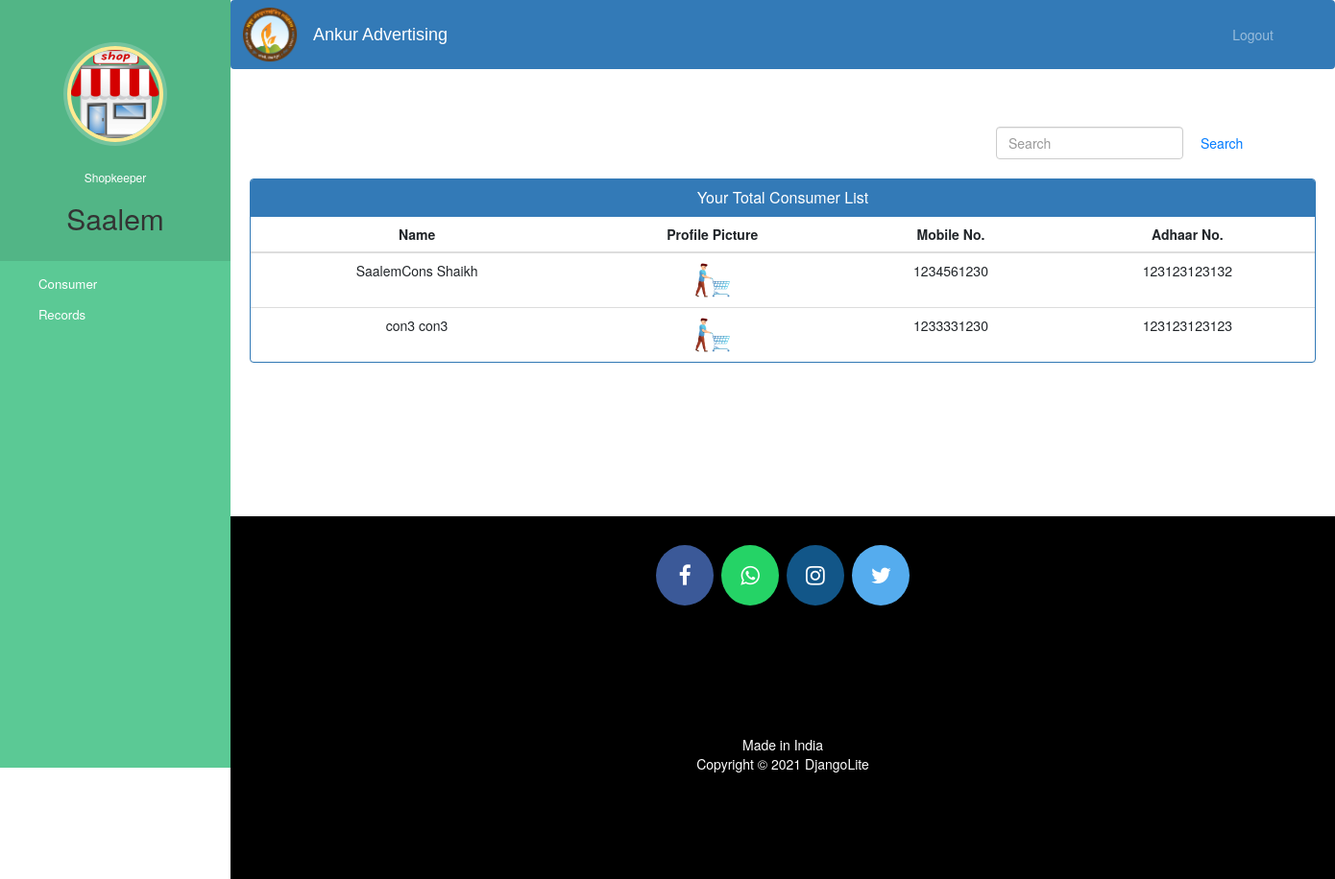
Page /shop-view-cons (signed in) on the committed database.
### ShopCons/models.py (models this page shows, shortened)
class Shopkeeper(models.Model):
    user = models.OneToOneField(User, on_delete=models.CASCADE)
    profile_pic = models.ImageField(upload_to='profile_pic/ShopkeeperProfilePic/', null=True, blank=True)
    shpadhaar_pic = models.ImageField(upload_to='profile_pic/ShopkeeperAdhaar/', null=True, blank=True)
    shopname = models.CharField(max_length=200)
    shopaddr = models.CharField(max_length=200)
    shoptype = models.CharField(max_length=200, choices=departments, default='General Store')
    mobilenum = models.IntegerField(validators=[validate_mob], null=True)
    adhaarnum = models.IntegerField(validators=[validate_adhaar], null=True)
    gstnum = models.IntegerField(validators=[validate_gst], null=True)
    status = models.BooleanField(default=False)

class Consumer(models.Model):
    user = models.OneToOneField(User, on_delete=models.CASCADE)
    profile_pic = models.ImageField(upload_to='profile_pic/ConsumerProfilePic/', null=True, blank=True)
    conadhaar_pic = models.ImageField(upload_to='profile_pic/ConsumerAdhaar/', null=True, blank=True)
    address = models.CharField(max_length=200)
    mobilenum = models.IntegerField(validators=[validate_mob], null=True)
    adhaarnum = models.IntegerField(validators=[validate_adhaar], null=True)
    assignedShopId = models.CharField(max_length=200, null=True)
    status = models.BooleanField(default=False)
    @property
    def get_name(self):
        return self.user.first_name + " " + self.user.last_name

### ShopCons/views.py (the view)
# urls.py: path('shop-view-cons', views.shop_view_cons_view, name='shop-view-cons'),
@login_required(login_url='shoplogin')
@user_passes_test(is_shop)
def shop_view_cons_view(request):
    shop = models.Shopkeeper.objects.get(user_id=request.user.id)
    cons = models.Consumer.objects.all().filter(status=True, assignedShopId=shop.shopname)
    return render(request, 'ShopCons/shop_view_cons.html', {'cons': cons, 'shop': shop})

### ShopCons/views.py (called while the page is built)
def is_shop(user):
    return user.groups.filter(name='SHOP').exists()

### templates/ShopCons/shop_view_cons.html (shortened to what this page needs)
{% extends 'ShopCons/shop_base.html' %}
{% block content %}
{%load static%}
<head>
  <link href="//netdna.bootstrapcdn.com/bootstrap/3.0.0/css/bootstrap.min.css" rel="stylesheet" id="bootstrap-css">
</head>
<div class="container">
    <form  action="/search" method="get" style="margin-left:70%;" class="form-inline my-2 my-lg-0">
      <input class="form-control mr-sm-2" type="search" placeholder="Search" name="query" id="query" aria-label="Search">
      <button class="btn btn-outline-primary my-2 my-sm-0" type="submit">Search</button>
    </form>
  <br>
  {% if cons %}
  <div class="panel panel-primary">
    <div class="panel-heading">
      <h6 class="panel-title">Your Total Consumer List</h6>
    </div>
    <table class="table table-hover" id="dev-table">
      <thead>
        <tr>
          <th>Name</th>
          <th>Profile Picture</th>
          <th>Mobile No.</th>
          <th>Adhaar No.</th>
        </tr>
      </thead>
      {% for c in cons %}
      <tr>
        <td> {{c.get_name}}</td>
        <td> <img src="{% static c.profile_pic.url %}" alt="Profile Pic" height="40px" width="40px" /></td>
        <td>{{c.mobilenum}}</td>
        <td>{{c.adhaarnum}}</td>
      </tr>
      {% endfor %}
    </table>
  </div>
  {%else%}
  <br><br><br>
  <h4 style="text-align: center;color: red;">No Consumer Found !!!</h4>
  {% endif %}
</div>
{% endblock content %}

### templates/ShopCons/shop_base.html (shortened to what this page needs)
<!DOCTYPE html>
{% load static %}
<html lang="en">
<head>
  <link rel="stylesheet" href="https://stackpath.bootstrapcdn.com/bootstrap/4.3.1/css/bootstrap.min.css">
  <link rel="stylesheet" href="https://maxcdn.bootstrapcdn.com/font-awesome/4.7.0/css/font-awesome.min.css">
</head>
<body>
  <nav class="menu" tabindex="0">
    <header class="avatar">
      <br>
      <img src="{% static shop.profile_pic.url %}" alt="Profile Pic" />
      <br><br>
      <h6 style="color: white;">Shopkeeper</h6>
      <h2>{{request.user.first_name}}</h2>
    </header>
    <ul>
      <a style="color:white; text-decoration:none;" href="/shop-view-cons"><li tabindex="0" class="icon-users"><span>Consumer</span></li></a>
      <a style="color:white; text-decoration:none;" href="/shop-admit"><li tabindex="0" class="icon-calendar"><span>Records</span></li></a>
    </ul>
  </nav>
  <main>
    <div class="bs-example">
      <nav class="navbar navbar-expand-md  navbar-dark fixed-top" style="background:#337AB7;">
        <a href="/"><img style="height: 60px;" src="static/images/Ankur_Advertise_rbg.png" alt="logo_img"></a>
        <a href="" class="navbar-brand">Ankur Advertising</a>
        <div class="collapse navbar-collapse justify-content-between" id="navbarCollapse">
          <div class="navbar-nav" style=" margin-left: 90%;">
            <a href="/logout" class="nav-item nav-link">Logout</a>
          </div>
        </div>
      </nav>
    </div>
    <br><br>
    {% block content %}
    {% endblock content %}
    <br><br><br><br><br><br><br>
    <footer>
      <p>
        <a id="ftr" href="" class="fa fa-facebook"></a>
        <a id="ftr" href="" class="fa fa-whatsapp"></a>
        <a id="ftr" href="" class="fa fa-instagram"></a>
        <a id="ftr" href="" class="fa fa-twitter"></a>
      </p>
      <br>
      <div class="container">
        <div class="row">
          <div class="col-md-12 col-sm-12">
            <div style="color:#ffffff;" class="wow fadeInUp footer-copyright">
              <p>Made in India <br>
                Copyright &copy; 2021 DjangoLite </p>
            </div>
          </div>
        </div>
      </div>
    </footer>
  </main>
</body>
</html>

### templates/ShopCons/shop_base.html (style rules this page uses)
a:link { text-decoration: none; }
a { color: white; }
.navbar-brand { font-size: 25px; font-family: sans-serif; padding-left: 10px; }
footer { padding: 0px 0px 0px 0px; background-color: black; margin: 0px; }
#ftr { padding: 20px; }
.fa { font-size: 23px; width: 60px; text-align: center; text-decoration: none; margin: 5px 2px; border-radius: 50%; }
.fa-facebook { background: #3B5998; color: white; margin-top: 30px; }
.fa-whatsapp { background: #25d366; color: white; }
.fa-twitter { background: #55ACEE; color: white; }
.fa-instagram { background: #125688; color: white; }
p { text-align: center; }
body { padding-left: 240px; }
main { position: relative; height: 100vh; }
.menu { background: #5bc995; height: 100vh; width: 240px; position: fixed; top: 0px; left: 0; z-index: 5; outline: none; }
.menu .avatar { background: rgba(0, 0, 0, 0.1); padding: 2em 0.5em; text-align: center; }
.menu .avatar img { width: 100px; border-radius: 50%; overflow: hidden; border: 4px solid #ffea92; box-shadow: 0 0 0 4px rgba(255, 255, 255, 0.2); }
.menu .avatar h2 { font-weight: normal; margin-bottom: 0; }
.menu ul { list-style: none; padding: 0.5em 0; margin: 0; }
.menu ul li { padding: 0.5em 1em 0.5em 3em; font-size: 0.95em; font-weight: regular; background-repeat: no-repeat; background-position: left 15px center; background-size: auto 20px; transition: all 0.15s linear; cursor: pointer; }
.menu ul li.icon-users { background-image: url("http://www.entypo.com/images//users.svg"); }
.menu ul li.icon-calendar { background-image: url("http://www.entypo.com/images//calendar.svg"); }

### templates/ShopCons/shop_view_cons.html (style rules this page uses)
a:link { text-decoration: none; }
h6 { text-align: center; }
.row { margin: 100px; }
th { text-align: center; }
td { text-align: center; }

### rows in the picture
Shopkeeper: profile_pic (picture)
Consumer: get_name "SaalemCons Shaikh", profile_pic (picture), mobilenum "1234561230", adhaarnum "123123123132"
Consumer: get_name "con3 con3", profile_pic (picture), mobilenum "1233331230", adhaarnum "123123123123"

### other values in the picture
{{ request.user.first_name }} "Saalem"
